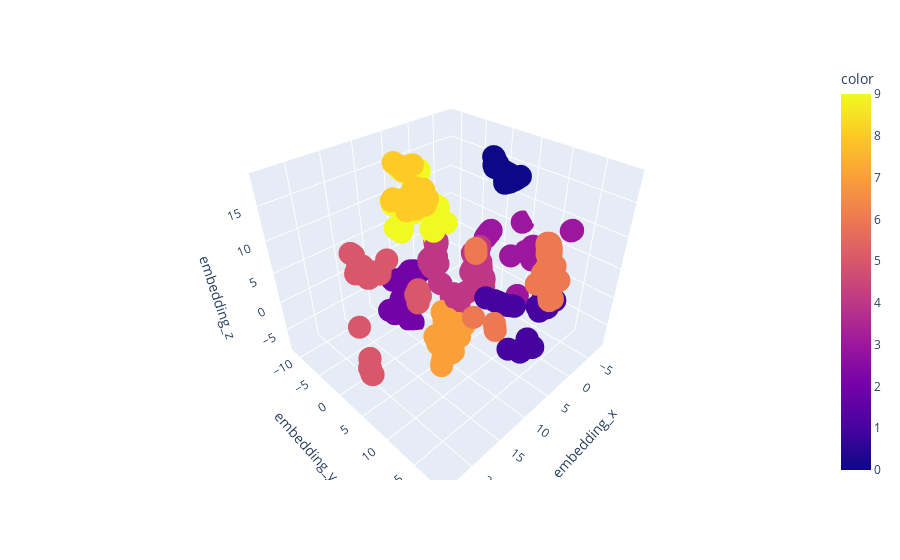

Write notebook code for a chart like this one.
### Markdown cell above
## 9.1 Visualize Inspection

### Code cell
#para variar o modelo mudar o labels_hc acima
#sns.scatterplot(data=df9, x="embedding_x", y="embedding_y", hue="clusters", palette="deep")

px.scatter_3d(df9, x='embedding_x', y='embedding_y', z='embedding_z', color=labels_kmeans)

### Figure 1 — Plotly figure (JSON) as saved in the notebook; plotly's stock layout.template omitted (floating-point values rounded to 4 significant figures; data arrays with more than 128 entries replaced by an {"elided": "..."} marker saying what was removed)
{"data": [{"hovertemplate": "embedding_x=%{x}<br>embedding_y=%{y}<br>embedding_z=%{z}<br>color=%{marker.color}<extra></extra>", "legendgroup": "", "marker": {"color": {"elided": "5695 int values"}, "coloraxis": "coloraxis", "symbol": "circle"}, "mode": "markers", "name": "", "scene": "scene", "showlegend": false, "type": "scatter3d", "x": {"elided": "5695 float values"}, "y": {"elided": "5695 float values"}, "z": {"elided": "5695 float values"}}], "layout": {"coloraxis": {"colorbar": {"title": {"text": "color"}}, "colorscale": [[0, "#0d0887"], [0.1111, "#46039f"], [0.2222, "#7201a8"], [0.3333, "#9c179e"], [0.4444, "#bd3786"], [0.5556, "#d8576b"], [0.6667, "#ed7953"], [0.7778, "#fb9f3a"], [0.8889, "#fdca26"], [1, "#f0f921"]]}, "legend": {"tracegroupgap": 0}, "margin": {"t": 60}, "scene": {"domain": {"x": [0, 1], "y": [0, 1]}, "xaxis": {"title": {"text": "embedding_x"}}, "yaxis": {"title": {"text": "embedding_y"}}, "zaxis": {"title": {"text": "embedding_z"}}}}}
